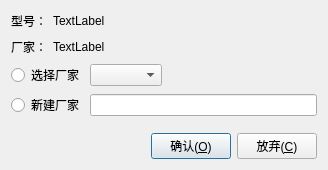
<?xml version="1.0" encoding="UTF-8"?>
<ui version="4.0">
 <class>DlgManufacturer</class>
 <widget class="QDialog" name="DlgManufacturer">
  <property name="geometry">
   <rect>
    <x>0</x>
    <y>0</y>
    <width>328</width>
    <height>170</height>
   </rect>
  </property>
  <property name="windowTitle">
   <string>确认厂家</string>
  </property>
  <layout class="QGridLayout" name="gridLayout">
   <item row="0" column="0">
    <layout class="QHBoxLayout" name="horizontalLayout_3">
     <item>
      <widget class="QLabel" name="label">
       <property name="text">
        <string>型号：</string>
       </property>
      </widget>
     </item>
     <item>
      <widget class="QLabel" name="label_type">
       <property name="text">
        <string>TextLabel</string>
       </property>
      </widget>
     </item>
     <item>
      <spacer name="horizontalSpacer_3">
       <property name="orientation">
        <enum>Qt::Horizontal</enum>
       </property>
       <property name="sizeHint" stdset="0">
        <size>
         <width>40</width>
         <height>20</height>
        </size>
       </property>
      </spacer>
     </item>
    </layout>
   </item>
   <item row="1" column="0">
    <layout class="QHBoxLayout" name="horizontalLayout_4">
     <item>
      <widget class="QLabel" name="label_1">
       <property name="text">
        <string>厂家：</string>
       </property>
      </widget>
     </item>
     <item>
      <widget class="QLabel" name="label_maf">
       <property name="text">
        <string>TextLabel</string>
       </property>
      </widget>
     </item>
     <item>
      <spacer name="horizontalSpacer_4">
       <property name="orientation">
        <enum>Qt::Horizontal</enum>
       </property>
       <property name="sizeHint" stdset="0">
        <size>
         <width>40</width>
         <height>20</height>
        </size>
       </property>
      </spacer>
     </item>
    </layout>
   </item>
   <item row="2" column="0">
    <layout class="QHBoxLayout" name="horizontalLayout_2">
     <item>
      <widget class="QRadioButton" name="radioButton_select">
       <property name="text">
        <string>选择厂家</string>
       </property>
      </widget>
     </item>
     <item>
      <widget class="QComboBox" name="comboBox_maf"/>
     </item>
     <item>
      <spacer name="horizontalSpacer">
       <property name="orientation">
        <enum>Qt::Horizontal</enum>
       </property>
       <property name="sizeHint" stdset="0">
        <size>
         <width>40</width>
         <height>20</height>
        </size>
       </property>
      </spacer>
     </item>
    </layout>
   </item>
   <item row="3" column="0">
    <layout class="QHBoxLayout" name="horizontalLayout">
     <item>
      <widget class="QRadioButton" name="radioButton_new">
       <property name="text">
        <string>新建厂家</string>
       </property>
      </widget>
     </item>
     <item>
      <widget class="QLineEdit" name="lineEdit_maf"/>
     </item>
    </layout>
   </item>
   <item row="5" column="0">
    <layout class="QHBoxLayout" name="horizontalLayout_5">
     <item>
      <spacer name="horizontalSpacer_2">
       <property name="orientation">
        <enum>Qt::Horizontal</enum>
       </property>
       <property name="sizeHint" stdset="0">
        <size>
         <width>40</width>
         <height>20</height>
        </size>
       </property>
      </spacer>
     </item>
     <item>
      <widget class="QPushButton" name="pushButton_ok">
       <property name="text">
        <string>确认(&amp;O)</string>
       </property>
       <property name="icon">
        <iconset resource="oms_hmi.qrc">
         <normaloff>:/image/ok</normaloff>:/image/ok</iconset>
       </property>
       <property name="default">
        <bool>true</bool>
       </property>
      </widget>
     </item>
     <item>
      <widget class="QPushButton" name="pushButton_cancel">
       <property name="text">
        <string>放弃(&amp;C)</string>
       </property>
       <property name="icon">
        <iconset resource="oms_hmi.qrc">
         <normaloff>:/image/cancel</normaloff>:/image/cancel</iconset>
       </property>
      </widget>
     </item>
    </layout>
   </item>
   <item row="4" column="0">
    <spacer name="verticalSpacer">
     <property name="orientation">
      <enum>Qt::Vertical</enum>
     </property>
     <property name="sizeHint" stdset="0">
      <size>
       <width>20</width>
       <height>40</height>
      </size>
     </property>
    </spacer>
   </item>
  </layout>
 </widget>
 <layoutdefault spacing="6" margin="11"/>
 <resources>
  <include location="oms_hmi.qrc"/>
 </resources>
 <connections/>
</ui>
